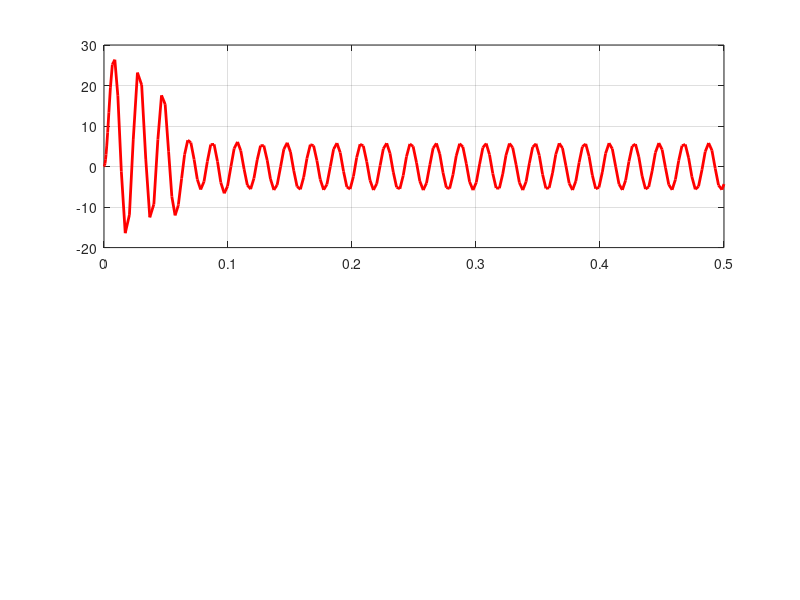

MATLAB code for this plot: (Note: this script raises an error after producing the figure.)
load DanTPCH;% Dannie out file TPCH1 (Model AD+TPCH)
clc;
t=ans(1,:);
Psa=ans(2,:);
Pra=ans(3,:);
Psb=ans(4,:);
Prb=ans(5,:);
Ua=ans(6,:);
Ub=ans(7,:);
%==================
a7=25.11; a8=22.81;
Isa=Psa.*a7-Pra.*a8;
Isb=Psb.*a7-Prb.*a8;
Pow=1.5.*(Ua.*Isa+Ub.*Isb);
Q=1.5.*(Ub.*Isa-Ua.*Isb);
S=sqrt(Pow.^2+Q.^2);
%========================
figure(1);
subplot(2,1,1);
hp2=plot(t,Isa,'r'); grid ;
set(hp2,'LineWidth',2);
%hx2=Xlabel('   time, [c] ');
%set(hx2,'FontSize',10,'FontWeight','bold');
hy2=Ylabel(' Ialfa [A] ');
set(hy2,'FontSize',10,'FontWeight','bold');
ht2=Title('Current  Ialfa (t)');
set(ht2,'FontSize',12,'FontName','Arial','FontWeight','bold');
%--------------
subplot(2,1,2);
hp3=plot(t,Isb,'g'); grid ;
set(hp3,'LineWidth',2);
hx3=Xlabel('   time, [c] ');
set(hx3,'FontSize',10,'FontWeight','bold');
hy3=Ylabel(' Ibetta [A]  ');
set(hy3,'FontSize',10,'FontWeight','bold');
ht3=Title('Current  Ibetta (t)');
set(ht3,'FontSize',12,'FontName','Arial','FontWeight','bold');
%=========================
figure(2),
hp4=plot(t,Pow,'r'); grid ;
set(hp4,'LineWidth',2);
hx4=Xlabel(' time, [c] ');
set(hx4,'FontSize',10,'FontWeight','bold');
hy4=Ylabel(' P1 [Wt]  ');
set(hy4,'FontSize',10,'FontWeight','bold');
ht4=Title(' POWER P1(t)');
set(ht4,'FontSize',12,'FontName','Arial','FontWeight','bold');
%--------------
figure(3)
hp5=plot(t,Q,'b'); grid ;
set(hp5,'LineWidth',2);
hx5=Xlabel('   time, [c] ');
set(hx5,'FontSize',10,'FontWeight','bold');
hy5=Ylabel(' Q1 [VAR]  ');
set(hy5,'FontSize',10,'FontWeight','bold');
ht5=Title('Power Q1(t)');
set(ht5,'FontSize',12,'FontName','Arial','FontWeight','bold');
%'The end'